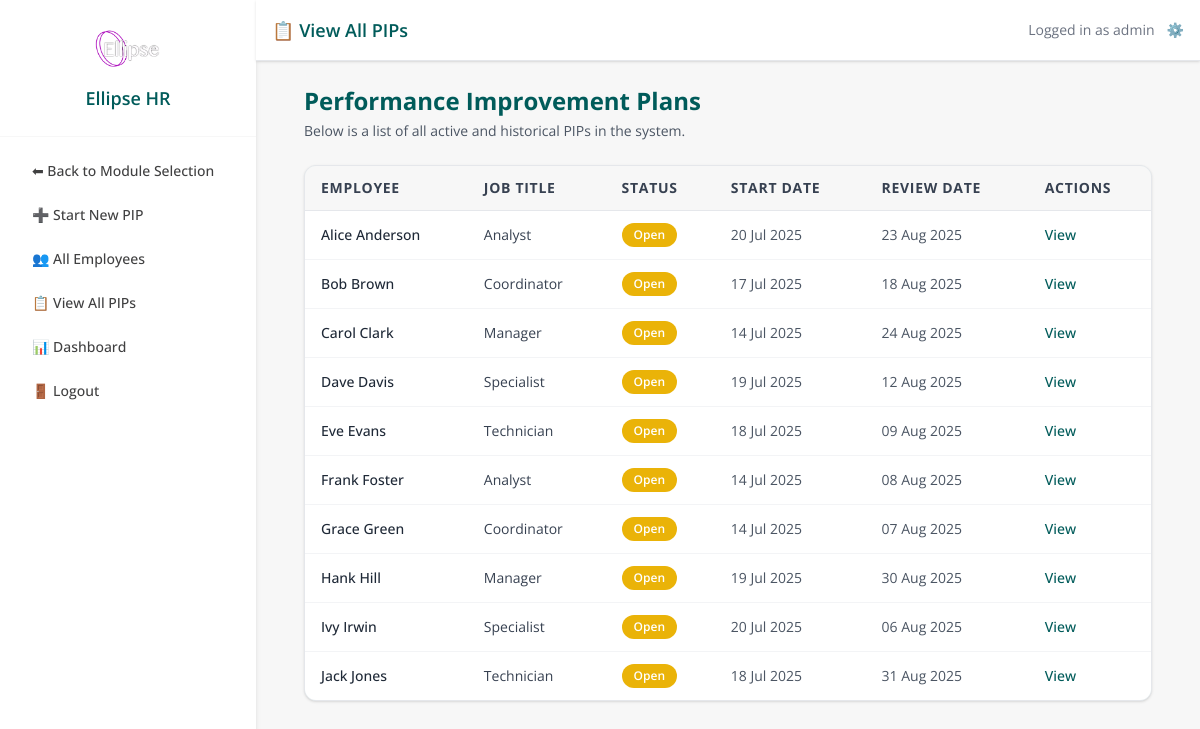
/pip/list (signed in), run on an earlier commit of the app's database.
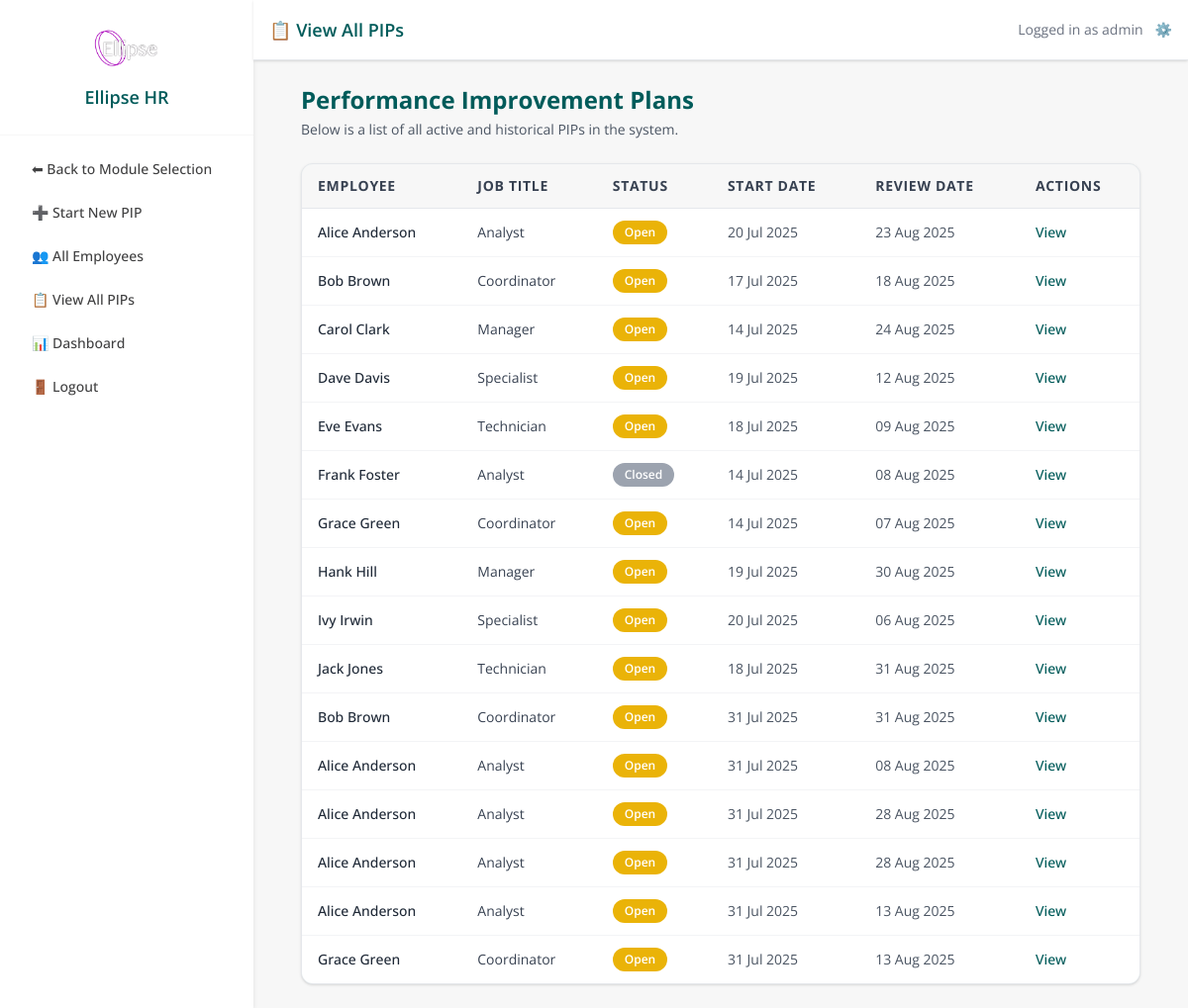
And on a later commit of the database.
### models.py (models this page shows, shortened)
class User(db.Model, UserMixin):
    id = db.Column(db.Integer, primary_key=True)
    username = db.Column(db.String(80), unique=True, nullable=False)
    email = db.Column(db.String(120), unique=True, nullable=False)
    password_hash = db.Column(db.String(200), nullable=False)
    admin_level = db.Column(db.Integer, default=0)  # 0 = line mgr, 1 = admin, 2 = superuser
    team_id = db.Column(db.Integer, nullable=True)
    def is_superuser(self):
        return self.admin_level == 2

class PIPRecord(db.Model):
    __tablename__ = 'pip_record'
    id = db.Column(db.Integer, primary_key=True)
    employee_id = db.Column(db.Integer, db.ForeignKey('employee.id'), nullable=False)
    concerns = db.Column(db.Text, nullable=False)
    start_date = db.Column(db.Date, nullable=False)
    review_date = db.Column(db.Date, nullable=False)
    meeting_notes = db.Column(db.Text)
    status = db.Column(db.String(20), default='Open')
    created_by = db.Column(db.String(100))
    created_at = db.Column(db.DateTime, default=datetime.utcnow)
    last_updated = db.Column(db.DateTime, default=datetime.utcnow, onupdate=datetime.utcnow)
    ai_advice = db.Column(db.Text)
    ai_advice_generated_at = db.Column(db.DateTime)
    capability_meeting_date = db.Column(db.DateTime, nullable=True)
    capability_meeting_time = db.Column(db.String, nullable=True)
    capability_meeting_venue = db.Column(db.String, nullable=True)
    employee = db.relationship('Employee', back_populates='pips')
    action_items = db.relationship(
        'PIPActionItem',
        back_populates='pip_record',
        cascade='all, delete-orphan',
        lazy=True
    )
    timeline_events = db.relationship(
        'TimelineEvent',
        back_populates='pip_record',
        cascade='all, delete-orphan',
        lazy=True
    )

class Employee(db.Model):
    id = db.Column(db.Integer, primary_key=True)
    first_name = db.Column(db.String(100))
    last_name = db.Column(db.String(100))
    job_title = db.Column(db.String(100))
    line_manager = db.Column(db.String(100))
    service = db.Column(db.String(100))
    start_date = db.Column(db.Date)
    team_id = db.Column(db.Integer)
    email = db.Column(db.String(120), nullable=True)
    pips = db.relationship('PIPRecord', back_populates='employee', lazy=True)

### app.py (the view)
@app.route('/pip/list')
@login_required
def pip_list():
    pips = PIPRecord.query.join(Employee).all()
    return render_template('pip_list.html', pips=pips)

### app.py (called while the page is built)
@app.context_processor
def inject_module():
    return dict(active_module=session.get('active_module'))

@login_manager.user_loader
def load_user(user_id):
    return db.session.get(User, int(user_id))

@app.before_request
def set_active_module():
    path = request.path.lower()
    if path.startswith('/pip/') or \
       path.startswith('/employee/') or \
       path in ['/dashboard', '/pip_list', '/employee/list', '/employee/add', '/pip/select-employee']:
        session['active_module'] = 'PIP'
    elif path.startswith('/probation/'):
        session['active_module'] = 'Probation'
    elif path == '/':
        session.pop('active_module', None)

### templates/pip_list.html (shortened to what this page needs)
{% extends 'base.html' %}
{% block page_title %}📋 View All PIPs{% endblock %}
{% block content %}
<div class="max-w-6xl mx-auto px-4 sm:px-6">
  <div class="mb-6">
    <h2 class="text-xl sm:text-2xl font-bold text-ellipse-teal mb-1">Performance Improvement Plans</h2>
    <p class="text-sm text-gray-600">Below is a list of all active and historical PIPs in the system.</p>
  </div>
  {% if pips %}
    <div class="overflow-x-auto bg-[#e6f3f3] border border-gray-200 shadow rounded-xl">
      <table class="min-w-full divide-y divide-gray-200 text-xs sm:text-sm text-left">
        <thead class="bg-ellipse-light text-gray-700 font-medium uppercase tracking-wider">
          <tr>
            <th class="px-2 sm:px-4 py-3 whitespace-nowrap">Employee</th>
            <th class="px-2 sm:px-4 py-3 whitespace-nowrap">Job Title</th>
            <th class="px-2 sm:px-4 py-3 whitespace-nowrap">Status</th>
            <th class="px-2 sm:px-4 py-3 whitespace-nowrap">Start Date</th>
            <th class="px-2 sm:px-4 py-3 whitespace-nowrap">Review Date</th>
            <th class="px-2 sm:px-4 py-3 whitespace-nowrap">Actions</th>
          </tr>
        </thead>
        <tbody class="divide-y divide-gray-100 bg-white">
          {% for pip in pips %}
            <tr class="hover:bg-ellipse-light/40 transition">
              <td class="px-2 sm:px-4 py-3 font-medium text-gray-800 whitespace-nowrap">
                {{ pip.employee.first_name }} {{ pip.employee.last_name }}
              </td>
              <td class="px-2 sm:px-4 py-3 text-gray-700 whitespace-nowrap">
                {{ pip.employee.job_title }}
              </td>
              <td class="px-2 sm:px-4 py-3 whitespace-nowrap">
                {% if pip.status == 'Open' %}
                  <span class="inline-block px-3 py-1 text-xs font-semibold text-white bg-yellow-500 rounded-full">Open</span>
                {% elif pip.status == 'Completed' %}
                  <span class="inline-block px-3 py-1 text-xs font-semibold text-white bg-green-600 rounded-full">Completed</span>
                {% elif pip.status == 'Overdue' %}
                  <span class="inline-block px-3 py-1 text-xs font-semibold text-white bg-red-600 rounded-full">Overdue</span>
                {% else %}
                  <span class="inline-block px-3 py-1 text-xs font-semibold text-white bg-gray-400 rounded-full">{{ pip.status }}</span>
                {% endif %}
              </td>
              <td class="px-2 sm:px-4 py-3 text-gray-600 whitespace-nowrap">
                {{ pip.start_date.strftime('%d %b %Y') }}
              </td>
              <td class="px-2 sm:px-4 py-3 text-gray-600 whitespace-nowrap">
                {{ pip.review_date.strftime('%d %b %Y') }}
              </td>
              <td class="px-2 sm:px-4 py-3 whitespace-nowrap">
                <a href="{{ url_for('pip_detail', id=pip.id) }}"
                   class="text-xs sm:text-sm font-medium text-ellipse-teal hover:underline"
                   aria-label="View PIP for {{ pip.employee.first_name }} {{ pip.employee.last_name }}">
                  View
                </a>
              </td>
            </tr>
          {% endfor %}
        </tbody>
      </table>
    </div>
  {% else %}
    <div class="bg-[#e6f3f3] p-6 rounded-xl shadow border border-gray-200 text-center">
      <p class="text-gray-600">No PIPs found.</p>
    </div>
  {% endif %}
</div>
{% endblock %}

### templates/base.html (shortened to what this page needs)
<!DOCTYPE html>
<html lang="en">
<head>
  <script src="https://cdn.tailwindcss.com"></script>
</head>
<body class="bg-ellipse-light min-h-screen text-ellipse-gray font-sans overflow-x-hidden">
  <div class="flex flex-col md:flex-row min-h-screen">
    {% if active_module %}
    <aside id="sidebarMenu" class="w-full md:w-64 bg-white shadow-md hidden md:block">
      <div class="p-6 border-b border-ellipse-light text-center">
        <img src="{{ url_for('static', filename='images/logo.avif') }}"
             alt="Ellipse HR Logo"
             class="h-12 w-auto mx-auto mb-3" />
        <h1 class="text-lg font-semibold text-ellipse-teal">Ellipse HR</h1>
      </div>
      <nav class="p-4 space-y-2 text-sm font-medium">
        <a href="{{ url_for('home') }}" class="block px-4 py-2 rounded hover:bg-ellipse-light text-ellipse-gray">⬅ Back to Module Selection</a>
        {% if active_module == 'PIP' %}
          <a href="{{ url_for('create_pip_wizard') }}" class="block px-4 py-2 rounded hover:bg-ellipse-light text-ellipse-gray">➕ Start New PIP</a>
          <a href="{{ url_for('employee_list') }}" class="block px-4 py-2 rounded hover:bg-ellipse-light text-ellipse-gray">👥 All Employees</a>
          <a href="{{ url_for('pip_list') }}" class="block px-4 py-2 rounded hover:bg-ellipse-light text-ellipse-gray">📋 View All PIPs</a>
          <a href="{{ url_for('dashboard') }}" class="block px-4 py-2 rounded hover:bg-ellipse-light text-ellipse-gray">📊 Dashboard</a>
        {% endif %}
        <a href="{{ url_for('logout') }}" class="block px-4 py-2 rounded hover:bg-ellipse-light text-ellipse-gray">🚪 Logout</a>
      </nav>
    </aside>
    {% endif %}
<main class="flex-1">
  <header class="bg-white shadow p-4 flex justify-between items-center border-b border-gray-200">
  <h2 class="text-lg font-semibold text-ellipse-teal">{% block page_title %}{% endblock %}</h2>
  <div class="flex items-center space-x-3 text-sm text-gray-500">
    <span>Logged in as {{ current_user.username }}</span>
    {% if current_user.is_authenticated and current_user.is_superuser() %}
      <a href="{{ url_for('admin_dashboard') }}" class="text-ellipse-teal hover:text-ellipse-hover" title="Admin Tools">
        ⚙️
      </a>
    {% endif %}
  </div>
</header>
  <div class="p-4 sm:p-6 max-w-7xl mx-auto">
    {% block content %}{% endblock %}
  </div>
</main>
</body>
</html>

What changed in the data, as far as the page shows it:
changed PIPRecord "Frank": status (not shown) → "Closed"; no longer shows "Open"
added PIPRecord: employee.first_name "Bob", employee.last_name "Brown", employee.job_title "Coordinator", status "Open", start_date "31 Jul 2025", review_date "31 Aug 2025"
added PIPRecord: employee.first_name "Alice", employee.last_name "Anderson", employee.job_title "Analyst", status "Open", start_date "31 Jul 2025", review_date "08 Aug 2025"
added PIPRecord: employee.first_name "Alice", employee.last_name "Anderson", employee.job_title "Analyst", status "Open", start_date "31 Jul 2025", review_date "28 Aug 2025"
added PIPRecord: employee.first_name "Alice", employee.last_name "Anderson", employee.job_title "Analyst", status "Open", start_date "31 Jul 2025", review_date "28 Aug 2025"
added PIPRecord: employee.first_name "Alice", employee.last_name "Anderson", employee.job_title "Analyst", status "Open", start_date "31 Jul 2025", review_date "13 Aug 2025"
added PIPRecord: employee.first_name "Grace", employee.last_name "Green", employee.job_title "Coordinator", status "Open", start_date "31 Jul 2025", review_date "13 Aug 2025"
